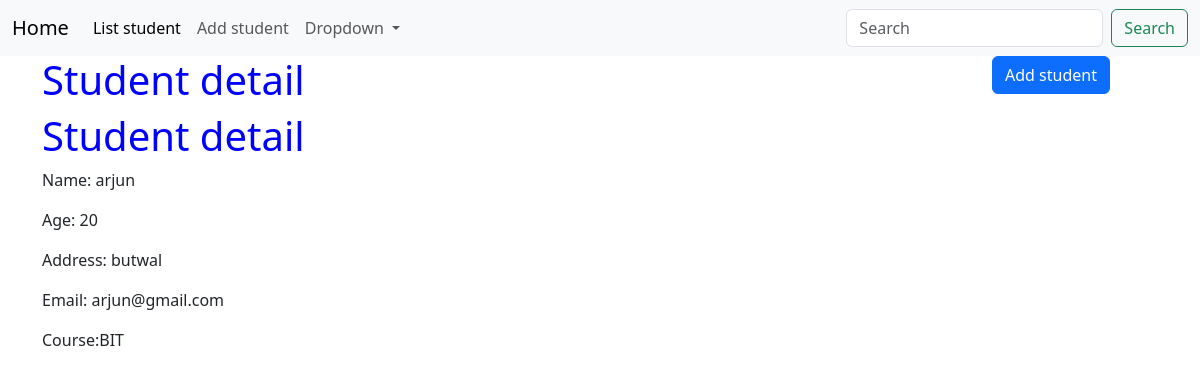
Page /students/7/ on the committed database.
### students/models.py (models this page shows, shortened)
class Student(models.Model):
    name=models.CharField(max_length=100)
    email=models.EmailField()
    age=models.IntegerField()
    address=models.CharField(max_length=200)
    course=models.ForeignKey(Course, on_delete=models.SET_NULL,null=True,blank=True, related_name="students")
    subjects=models.ManyToManyField(Subject, related_name="students")
    document= models.FileField(upload_to="documents/",blank=True)
    profile_picture= models.ImageField(upload_to="profile_pictures/", blank=True)

class Course(models.Model):
    name = models.CharField(max_length=100)

### students/views.py (the view)
# urls.py: path("students/<int:student_id>/",view_student,name="view_student"),
def view_student(request,student_id):
    student = Student.objects.get(id=student_id)
    subjects= student.subjects.all()
    context={
        'header':'Student detail',
        'title':'student detail',
        'student':student,
        'subjects':subjects,
    }
    return render (request, "students/view_student.html",context)

### students/templates/students/view_student.html (shortened to what this page needs)
{% extends 'students/base.html' %}
        {% block content %}
    <h1>{{header}}</h1>
    <p>Name: {{ student.name }}</p>
    <p>Age: {{ student.age }}</p>
    <p>Address: {{ student.address }}</p>
    <p>Email: {{ student.email }}</p>
    {% if student.course %}
        <p>Course:{{ student.course.name }}</p>
    {% endif %}
      {% endblock %}

### students/static/students/style.css (style rules this page uses)
h1 { color: blue; }

### rows in the picture
Student: name "arjun", age "20", address "butwal", email "arjun@gmail.com", course.name "BIT"

### other values in the picture
{{ header }} "Student detail"
